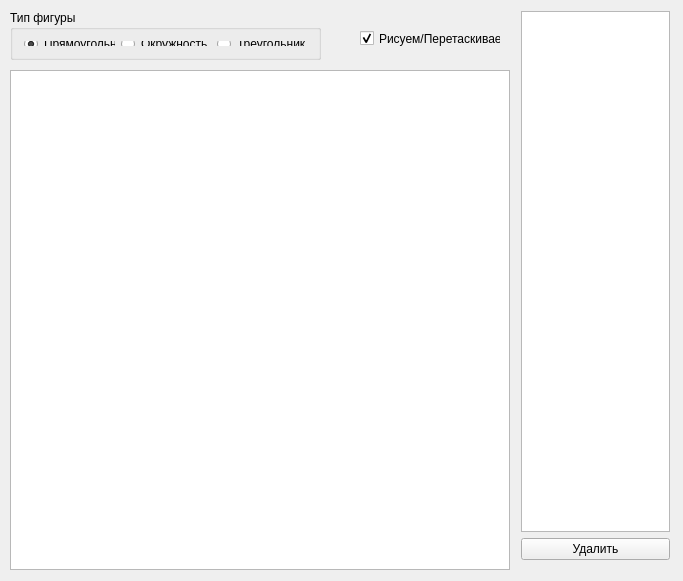
<?xml version="1.0" encoding="UTF-8"?>
<ui version="4.0">
 <class>Widget</class>
 <widget class="QWidget" name="Widget">
  <property name="geometry">
   <rect>
    <x>0</x>
    <y>0</y>
    <width>683</width>
    <height>581</height>
   </rect>
  </property>
  <property name="windowTitle">
   <string>Widget</string>
  </property>
  <property name="layoutDirection">
   <enum>Qt::LeftToRight</enum>
  </property>
  <widget class="QGraphicsView" name="graphicsView">
   <property name="geometry">
    <rect>
     <x>10</x>
     <y>70</y>
     <width>500</width>
     <height>500</height>
    </rect>
   </property>
   <property name="sizePolicy">
    <sizepolicy hsizetype="Expanding" vsizetype="Expanding">
     <horstretch>0</horstretch>
     <verstretch>0</verstretch>
    </sizepolicy>
   </property>
   <property name="layoutDirection">
    <enum>Qt::LeftToRight</enum>
   </property>
  </widget>
  <widget class="QGroupBox" name="groupBox">
   <property name="geometry">
    <rect>
     <x>10</x>
     <y>10</y>
     <width>311</width>
     <height>50</height>
    </rect>
   </property>
   <property name="title">
    <string>Тип фигуры</string>
   </property>
   <layout class="QHBoxLayout" name="horizontalLayout">
    <item>
     <widget class="QRadioButton" name="radioButton_2">
      <property name="text">
       <string>Прямоугольник</string>
      </property>
      <property name="checked">
       <bool>true</bool>
      </property>
     </widget>
    </item>
    <item>
     <widget class="QRadioButton" name="radioButton">
      <property name="text">
       <string>Окружность</string>
      </property>
      <property name="checked">
       <bool>false</bool>
      </property>
     </widget>
    </item>
    <item>
     <widget class="QRadioButton" name="radioButton_3">
      <property name="text">
       <string>Треугольник</string>
      </property>
     </widget>
    </item>
   </layout>
  </widget>
  <widget class="QCheckBox" name="checkBox">
   <property name="geometry">
    <rect>
     <x>360</x>
     <y>30</y>
     <width>141</width>
     <height>17</height>
    </rect>
   </property>
   <property name="text">
    <string>Рисуем/Перетаскиваем</string>
   </property>
   <property name="checked">
    <bool>true</bool>
   </property>
  </widget>
  <widget class="QWidget" name="">
   <property name="geometry">
    <rect>
     <x>510</x>
     <y>0</y>
     <width>171</width>
     <height>571</height>
    </rect>
   </property>
   <layout class="QVBoxLayout" name="verticalLayout">
    <item>
     <widget class="QListWidget" name="listWidget"/>
    </item>
    <item>
     <widget class="QPushButton" name="pushButton">
      <property name="text">
       <string>Удалить</string>
      </property>
     </widget>
    </item>
   </layout>
  </widget>
 </widget>
 <layoutdefault spacing="6" margin="11"/>
 <resources/>
 <connections/>
</ui>
